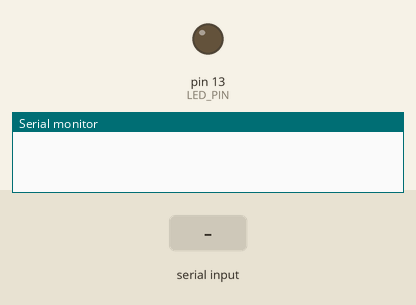
Bench run of a sketch on a simulated Arduino Uno, built with avr-gcc and run on an emulated ATmega328P. Shown: output pins drawn as LEDs (lit = HIGH), the last lines printed to the serial monitor. The test bench sets the inputs (shaded band).

Above: at 1.2 s.
1.3 s: "o" received over Serial
At 3.5 s:
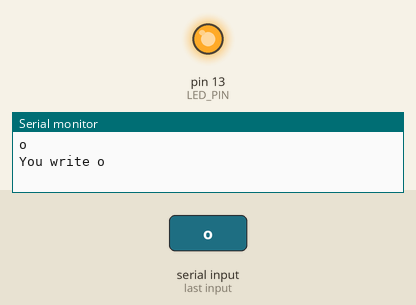
3.8 s: "f" received over Serial
At 5.5 s:
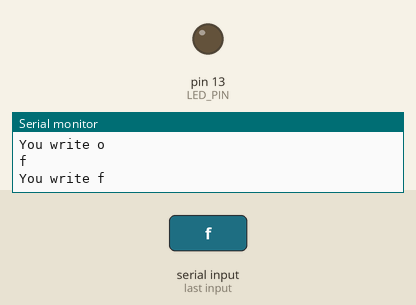
Timing chart, 0 to 7.0 s (numbered marks = the images above; inputs shaded):
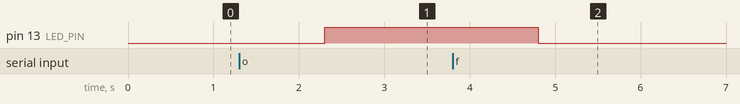

Measured:
- after the input at 1.3 s, pin 13 (LED_PIN): LOW → HIGH after 1.0 s
- after the input at 3.8 s, pin 13 (LED_PIN): HIGH → LOW after 1.0 s

The sketch:

arduinoCode.ino
```cpp
int LED_PIN = 13;
String value;

void setup() {
  // put your setup code here, to run once:
  pinMode(LED_PIN, OUTPUT);
  Serial.begin(9600);
}

void loop() {
  // put your main code here, to run repeatedly:
  while (Serial.available() > 0) {
    value = Serial.readString();
    Serial.println(value);
    if(value == "o"){
      Serial.println("You write o");
      digitalWrite(LED_PIN, HIGH);
    }
    else if (value == "f"){
      Serial.println("You write f");
      digitalWrite(LED_PIN, LOW);
    }
  }

}
```
